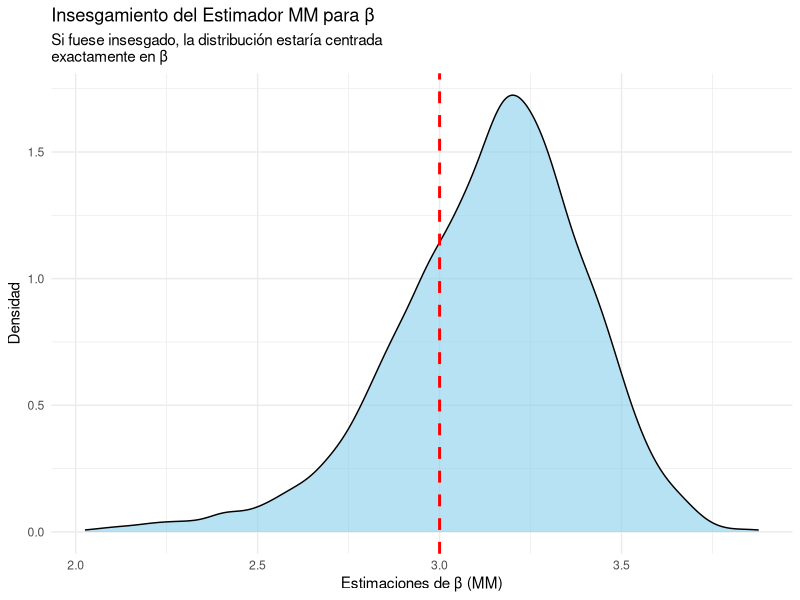
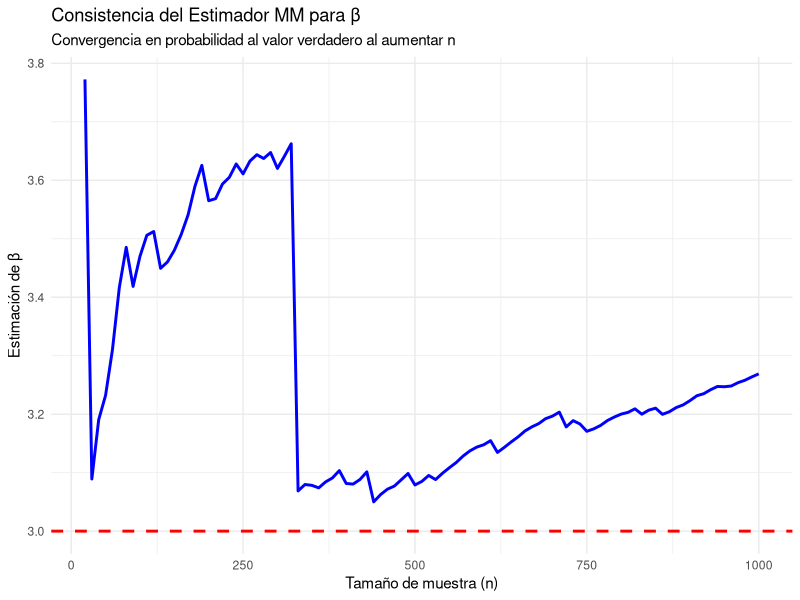

These charts were generated, in order, by the following R code:
## ---- chunk 1
knitr::opts_chunk$set(
  echo = TRUE,
  message = FALSE, 
  warning = FALSE)
## ---- chunk 2
library(dplyr)
library(ggplot2)
library(tidyverse)   # (incluye dplyr, ggplot2)
## ---- chunk 3
# 1. UNA SOLA BASE DE DATOS ORIGINAL (n = 1000)
set.seed(123)
alpha_true <- 2
beta_true <- 3
n <- 1000
reclamos <- alpha_true / (1 - runif(n))^(1/beta_true)
## ---- chunk 4
# ============================================================
# INSesgamiento: SESGO EMPÍRICO DEL ESTIMADOR MM PARA BETA
# ============================================================

set.seed(123)
B <- 3000
n <- length(reclamos)

betaMM_sim <- numeric(B)

for(b in 1:B){
  x <- alpha_true / (1 - runif(n))^(1/beta_true)
  xbar <- mean(x)
  s2   <- var(x)
  betaMM_sim[b] <- 1 + sqrt(1 + (xbar^2 / s2))
}

sesgo_betaMM <- mean(betaMM_sim) - beta_true
sesgo_betaMM

## ---- chunk 5
library(ggplot2)

df_betaMM <- data.frame(betaMM = betaMM_sim)

ggplot(df_betaMM, aes(x = betaMM)) +
geom_density(fill = "skyblue", alpha = 0.6) +
geom_vline(xintercept = beta_true, linetype = "dashed", 
           color = "red", linewidth = 1) +
labs(title = "Insesgamiento del Estimador MM para β",
subtitle = "Si fuese insesgado, la distribución estaría centrada 
exactamente en β",
x = "Estimaciones de β (MM)",
y = "Densidad") +
theme_minimal()

## ---- chunk 6
# ============================================================
# CONSISTENCIA: CONVERGENCIA DEL ESTIMADOR MM
# ============================================================

n_seq <- seq(20, 1000, by = 10)
betaMM_path <- numeric(length(n_seq))

for(i in seq_along(n_seq)){
  k <- n_seq[i]
  x_sub <- reclamos[1:k]
  betaMM_path[i] <- 1 + sqrt(1 + (mean(x_sub)^2 / var(x_sub)))
}

df_cons <- data.frame(n = n_seq, betaMM = betaMM_path)

library(ggplot2)
ggplot(df_cons, aes(x = n, y = betaMM)) +
  geom_line(color = "blue", linewidth = 1) +
  geom_hline(yintercept = beta_true, linetype = "dashed", color = "red", linewidth = 1) +
  labs(title = "Consistencia del Estimador MM para β",
       subtitle = "Convergencia en probabilidad al valor verdadero al aumentar n",
       x = "Tamaño de muestra (n)",
       y = "Estimación de β") +
  theme_minimal()

